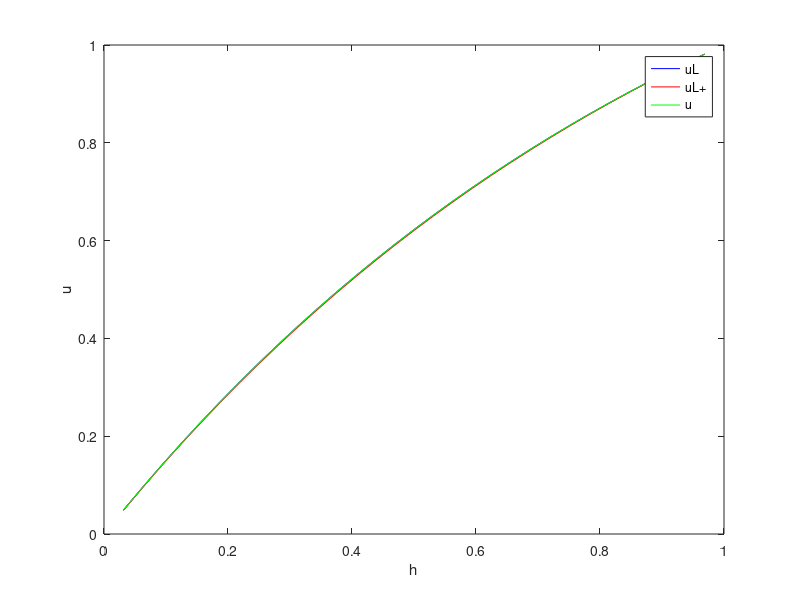
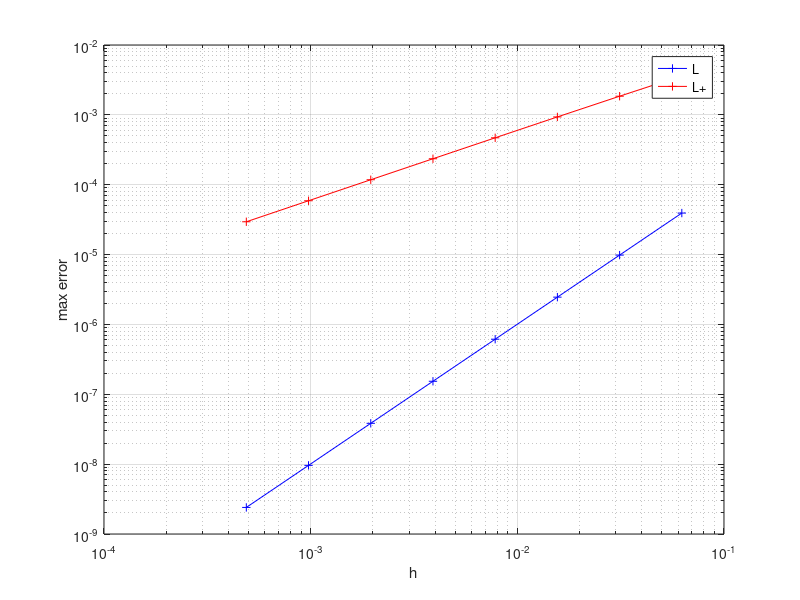

The MATLAB script that drew these images, in order:
% Numerical Programming 2 CSE
% Tutorial 7 - PDE - Finite Difference Method
% Author: Bernhard Gatzhammer

% Matlab code for exercise 2d), e), f) and g)

close all
clear all

b = -1;
u0 = 0;
un = 1;
i_begin = 4;
i_end = 11;
errorsL = zeros(i_end-i_begin+1,1);
errorsLp = zeros(i_end-i_begin+1,1);
hs = zeros(i_end-i_begin+1,1);
for i=i_begin:i_end
    h = 1/2^i;
    n = floor(1/h + 0.5) - 1;
    L = zeros(n,n);
    Lp = zeros(n,n);
    u = zeros(n,1);
    
    % Create matrix entries
    Lleft = -(1/h^2 + b/(2*h));
    Lmid = 2/h^2;
    Lright = -(1/h^2 - b/(2*h));
    Lpleft = -1/h^2;
    Lpmid = 2/h^2 - b/h;
    Lpright = -(1/h^2 - b/h);
    
    % Set matrix entries
    L(1,1) = Lmid;
    L(1,2) = Lright;
    Lp(1,1) = Lpmid;
    Lp(1,2) = Lpright;
    for l=2:n-1
       L(l,l-1) = Lleft;
       L(l,l)   = Lmid;
       L(l,l+1) = Lright;
       Lp(l,l-1) = Lpleft;
       Lp(l,l)   = Lpmid;
       Lp(l,l+1) = Lpright;
    end
    L(n,n-1) = Lleft;
    L(n,n) = Lmid;
    Lp(n,n-1) = Lpleft;
    Lp(n,n) = Lpmid;
    
    % Create and set right-hand sides
    bL = zeros(n,1);
    bLp = zeros(n,1);
    bL(1) = (1/h^2 + b/(2*h))*u0;
    bL(n) = (1/h^2 - b/(2*h))*un;
    bLp(1) = (1/h^2)*u0;
    bLp(n) = (1/h^2 - b/h)*un;
    
    % Solve systems
    uL = L\bL;
    uLp = Lp\bLp;
    
    % Compute analytical solution at discrete points
    factor = 1/(1-exp(b));
    for l=1:n
        u(l) = factor * (1 - exp(b*l*h));
    end
    
    % Compute errors
    errorsL(i-i_begin+1) = max(abs(u - uL));
    errorsLp(i-i_begin+1) = max(abs(u - uLp));    
    hs(i-i_begin+1) = h;
    
    % Exercise 2g), set b=-1e4 also
    if i == 5
        ns = transpose(linspace(0+h,1-h,n));
        plot(ns, uL, 'b-')
        hold on
        plot(ns, uLp, 'r-')
        plot(ns, u, 'g-')
        xlabel('h')
        ylabel('u')
        legend('uL', 'uL+', 'u')
    end
end

figure
loglog(hs, errorsL, 'b+-')
hold on
loglog(hs, errorsLp, 'r+-')
xlabel('h')
ylabel('max error')
legend('L', 'L+')
grid on